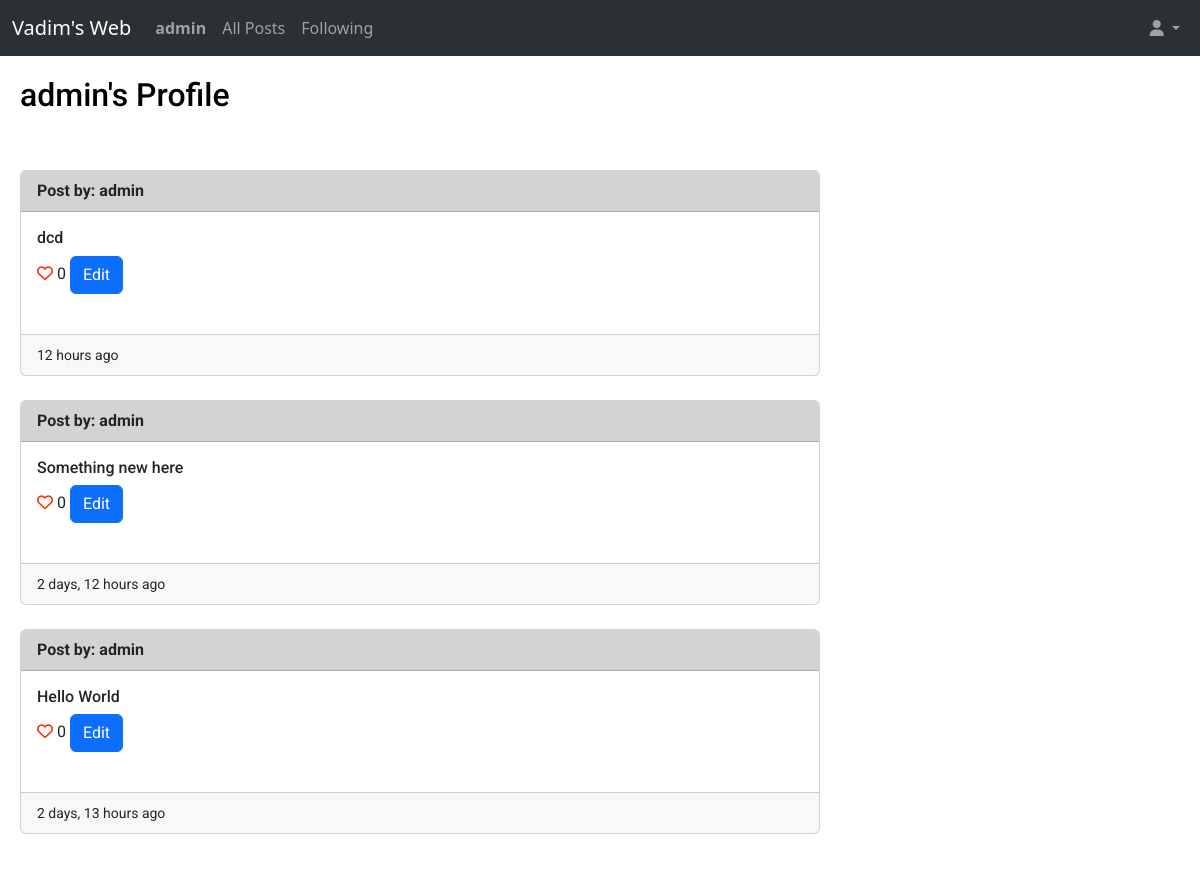
The page /userprofile (signed in) on the database its author committed.
### web/models.py (models this page shows, shortened)
class User(AbstractUser):
    def __str__(self):
        return f"{self.username}"

class Post(models.Model):
    user = models.ForeignKey(User, on_delete=models.CASCADE, related_name='post_user')
    content = models.CharField(max_length=140)
    creation_date = models.DateTimeField(auto_now_add=True, blank=True)
    number_of_likes = models.IntegerField(default=0)
    comments = models.ManyToManyField('Comments', blank=True, related_name="comments")

### web/views.py (the view)
# urls.py: path("userprofile", views.userprofile, name="userprofile"),
def userprofile(request):
    current_user = request.user
    allposts = Post.objects.filter(user=current_user).order_by('id').reverse()
    return render(request, "web/userprofile.html", {
                "allposts": allposts,
                "current_user": current_user
            })

### web/templates/web/userprofile.html (shortened to what this page needs)
{% extends "web/layout.html" %}
{% load humanize %}
{% block body %}
    <h2>{{ current_user }}'s Profile</h2>
   <br>
   <br>
    {% for post in allposts %}
        <div class="card" style="max-width: 50rem;">
            <div style="background-color:lightgray;" class="card-header">
                <strong>Post by: {{ post.user }}</strong>
            </div>
            <div class="card-body">
                <h6 class="card-title">{{ post.content }}</h6>
                <a href="#"><i class="fa-regular fa-heart" style="color: #ff2600;"></i></a> {{ post.number_of_likes }}
                {% if current_user == post.user %}
                    <button type="button" class="btn btn-primary" data-bs-toggle="modal" data-bs-target="#exampleModal">
                        Edit
                    </button>
                {% endif %}
                <br>
                <br>
            </div>
            <div class="card-footer">
                <small>{{ post.creation_date|naturaltime }}</small>
            </div>
        </div>
        <br>
    {% endfor %}
{% endblock %}

### web/templates/web/layout.html (shortened to what this page needs)
{% load static %}
<!DOCTYPE html>
<html lang="en">
<head>
    <link href="https://cdn.jsdelivr.net/npm/bootstrap@5.3.0-alpha3/dist/css/bootstrap.min.css" rel="stylesheet">
    <link href="{% static 'web/styles.css' %}" rel="stylesheet">
</head>
<body>
    <nav class="navbar bg-dark navbar-expand-lg bg-body-tertiary" data-bs-theme="dark">
        <div class="container-fluid">
          <div class="navbar-brand">Vadim's Web</div>
          <div class="collapse navbar-collapse" id="navbarSupportedContent">
            <ul class="navbar-nav me-auto mb-2 mb-lg-0">
                {% if user.is_authenticated %}
                    <li class="nav-item">
                        <a class="nav-link" href="{% url 'userprofile' %}"><strong>{{ user.username }}</strong></a>
                    </li>
                {% endif %}
                <li class="nav-item">
                    <a class="nav-link"  href="{% url 'index' %}">All Posts</a>
                </li>
                {% if user.is_authenticated %}
                    <li class="nav-item">
                        <a class="nav-link" href="{% url 'myfollowing' %}">Following</a>
                    </li>
                {% endif %}
            </ul>
            <ul class="navbar-nav ms-auto mb-2 mb-lg-0">
                <li class="nav-item dropdown">
                    <a class="nav-link dropdown-toggle" href="#" role="button" data-bs-toggle="dropdown" aria-expanded="false">
                        <i class="fa-solid fa-user"></i>
                    </a>
                  </li>
            </ul>
          </div>
        </div>
      </nav>
    <div class="body">
        {% block body %}
        {% endblock %}
    </div>
</body>
</html>

### web/static/web/styles.css (style rules this page uses)
html { font-size: 16px; }
.body { margin: 20px; font-family: 'Roboto', sans-serif; font-size: 16px; font-weight: 400; color: black; background-color: white; min-width: 320px; }

### rows shown on the page
User: username "admin"
Post: user "admin", content "dcd", number_of_likes "0", creation_date "12 hours ago"
Post: user "admin", content "Something new here", number_of_likes "0", creation_date "2 days, 12 hours ago"
Post: user "admin", content "Hello World", number_of_likes "0", creation_date "2 days, 13 hours ago"
